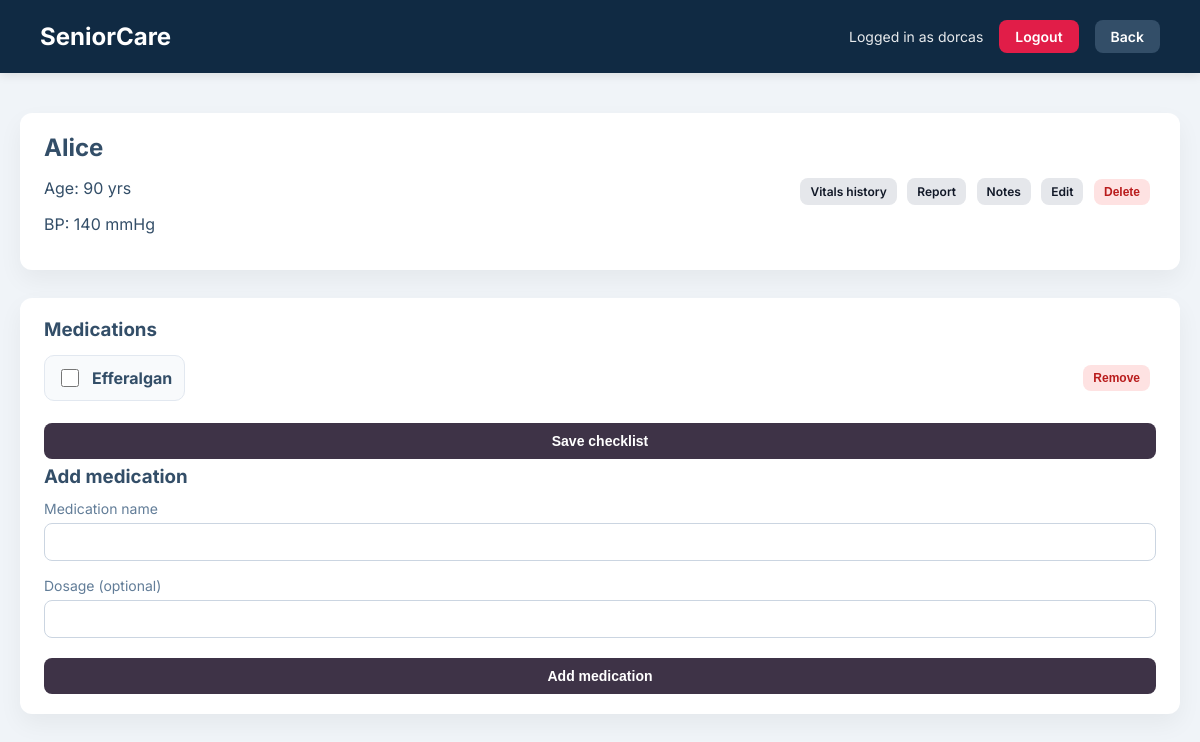
Page /residents/4/medications (signed in) on the earlier database version.
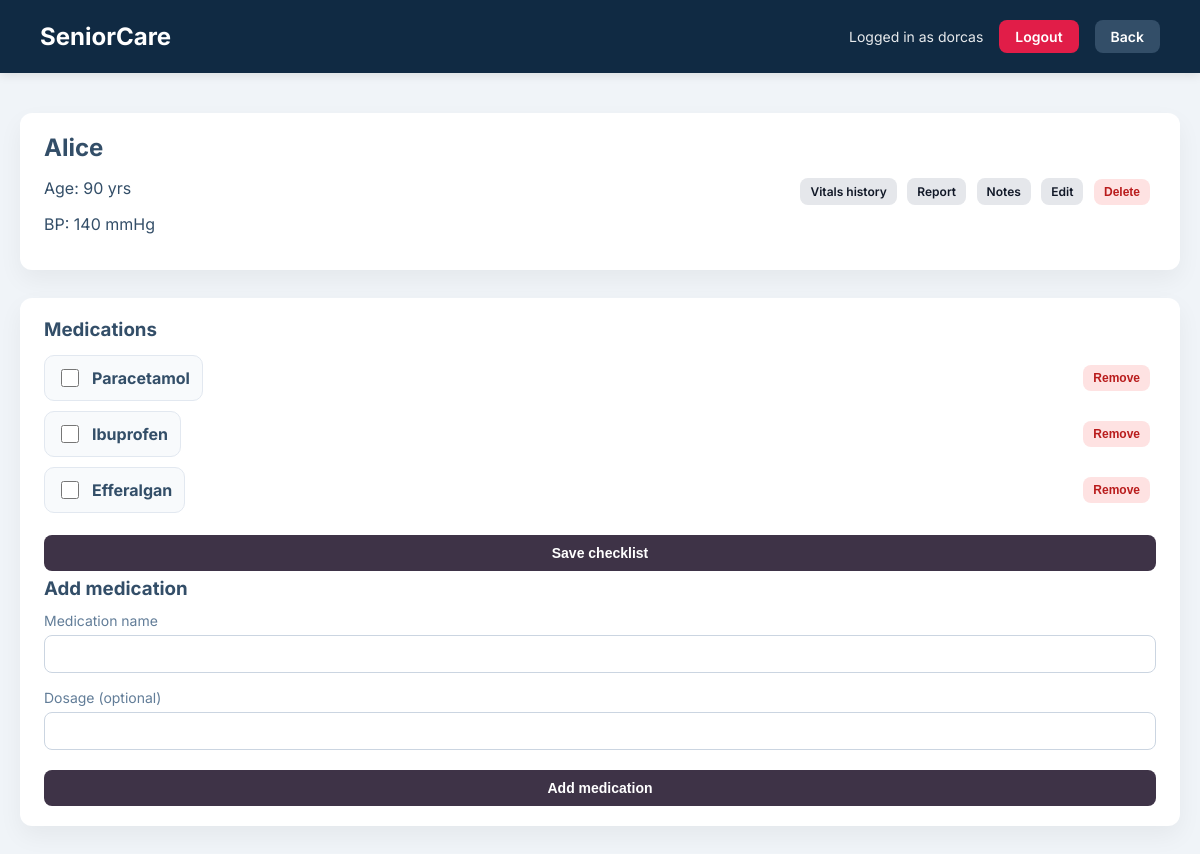
Same page on the later database version.
### tables this page shows
CREATE TABLE medications (
            id INTEGER PRIMARY KEY AUTOINCREMENT,
            resident_id INTEGER NOT NULL,
            name TEXT NOT NULL,
            dosage TEXT,
            created_at TEXT DEFAULT CURRENT_TIMESTAMP,
            FOREIGN KEY (resident_id) REFERENCES residents (id) ON DELETE CASCADE
        );

### care.py (the view, shortened to what this page needs)
@app.route("/residents/<int:resident_id>/medications", methods=["GET", "POST"])
@login_required
def resident_medications(resident_id):
    db = get_db_connection()
    resident = db.execute(
        "SELECT * FROM residents WHERE id = ?", (resident_id,)
    ).fetchone()
    if not resident:
        db.close()
        flash("Patient not found.", "error")
        return redirect(url_for("home"))
    today = date.today().isoformat()
    medications = db.execute(
        "SELECT id, name, dosage FROM medications WHERE resident_id = ? ORDER BY created_at DESC",
        (resident_id,),
    ).fetchall()
    given_medication_ids = set()
    if medications:
        given_rows = db.execute(
            """
            SELECT ml.medication_id
            FROM medication_logs ml
            INNER JOIN medications m ON m.id = ml.medication_id
            WHERE m.resident_id = ? AND ml.given_date = ?
            """,
            (resident_id, today),
        ).fetchall()
        given_medication_ids = {row["medication_id"] for row in given_rows}
    db.close()
    return render_template(
        "medications_page.html",
        resident=resident,
        medications=medications,
        given_medication_ids=given_medication_ids,
        today=today,
        username=session.get("username"),
    )

### care.py (called while the page is built)
def get_db_connection():
    conn = sqlite3.connect("Seniorcare.db")
    conn.row_factory = sqlite3.Row
    return conn

def login_required(view):
    @wraps(view)
    def wrapped_view(**kwargs):
        if "user_id" not in session:
            return redirect(url_for("login"))
        return view(**kwargs)
    return wrapped_view

### templates/medications_page.html (shortened to what this page needs)
<!DOCTYPE html>
<html lang="en">
<head>
    <link rel="stylesheet" href="{{ url_for('static', filename='style.css') }}">
</head>
<body>
    <div class="header">
        <h1>SeniorCare</h1>
        <div class="header-right">
            {% if username %}
                <span class="user-info">Logged in as {{ username }}</span>
                <a href="{{ url_for('logout') }}" class="btn-logout">Logout</a>
            {% endif %}
            <a href="{{ url_for('home') }}" class="btn-logout" style="background-color:#334e68;">Back</a>
        </div>
    </div>
    <div class="container">
        <div class="card patient-header">
            <div class="patient-main">
                <h2>{{ resident['name'] }}</h2>
                <p>Age: {{ resident['age'] }} yrs</p>
                <p>BP: {{ resident['bp'] }} mmHg</p>
            </div>
            <div class="patient-actions">
                <a href="{{ url_for('bp_history', resident_id=resident['id']) }}" class="btn-small">Vitals history</a>
                <a href="{{ url_for('doctor_summary', resident_id=resident['id']) }}" class="btn-small">Report</a>
                <a href="{{ url_for('resident_notes', resident_id=resident['id']) }}" class="btn-small">Notes</a>
                <a href="{{ url_for('edit_resident', resident_id=resident['id']) }}" class="btn-small">Edit</a>
                <form method="post" action="{{ url_for('delete_resident', resident_id=resident['id']) }}" onsubmit="return confirm('Are you sure you want to delete this patient?');">
                    <button type="submit" class="btn-small btn-small-danger">Delete</button>
                </form>
            </div>
        </div>
        <div class="medications-section">
            <div class="medications-header">
                <h3>Medications</h3>
            </div>
            <form method="post" class="med-check-form">
                {% if medications %}
                    <div class="med-list">
                        {% for med in medications %}
                            <div class="med-row">
                                <label class="med-item">
                                    <input
                                        type="checkbox"
                                        name="given_ids"
                                        value="{{ med['id'] }}"
                                    >
                                    <span class="med-text">
                                        <strong>{{ med['name'] }}</strong>
                                    </span>
                                </label>
                                <form method="post" action="{{ url_for('delete_medication', resident_id=resident['id'], medication_id=med['id']) }}" onsubmit="return confirm('Remove this medication?');">
                                    <button type="submit" class="btn-small btn-small-danger">Remove</button>
                                </form>
                            </div>
                        {% endfor %}
                    </div>
                {% else %}
                    <p class="no-notes">No medications yet for this patient.</p>
                {% endif %}
                <button type="submit" class="btn-primary" {% if not medications %}disabled{% endif %}>
                    Save checklist
                </button>
            </form>
            <div class="med-add" id="med-add">
                <h3>Add medication</h3>
                <form method="post" class="med-add-form">
                    <div class="form-group">
                        <label for="med_name">Medication name</label>
                        <input id="med_name" name="med_name" type="text" required>
                    </div>
                    <div class="form-group">
                        <label for="med_dosage">Dosage (optional)</label>
                        <input id="med_dosage" name="med_dosage" type="text">
                    </div>
                    <button type="submit" class="btn-primary">Add medication</button>
                </form>
            </div>
        </div>
    </div>
</body>
</html>

Differences in the rows shown:
added medications: name "Paracetamol"
added medications: name "Ibuprofen"
